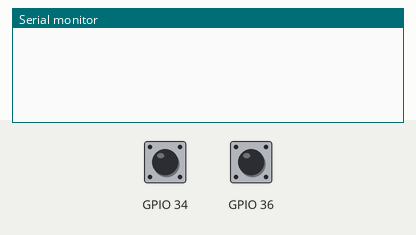
Bench run of a sketch on a simulated ESP32. Shown: the last lines printed to the serial monitor. The inputs (shaded band) are chosen by the test bench; at power-on: GPIO 34 HIGH, GPIO 36 HIGH. EEPROM starts erased.

Above: at 1.2 s.
1.3 s: GPIO 34 pulled LOW for 0.15 s
At 2.5 s:
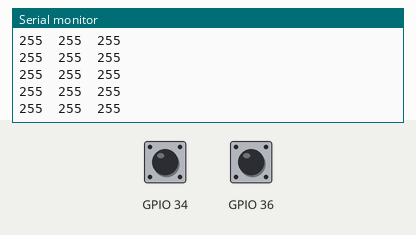
2.9 s: GPIO 36 pulled LOW for 0.15 s
At 3.9 s:
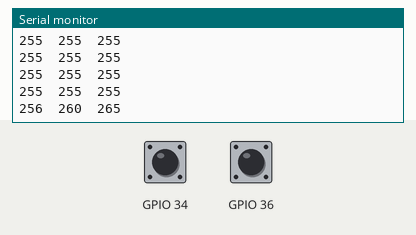
4.5 s: GPIO 34 pulled LOW for 1 s
At 6.6 s:
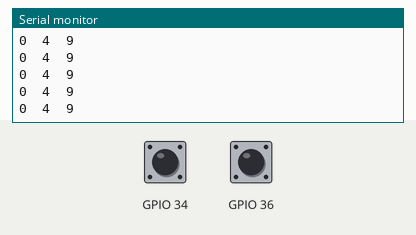
7.0 s: GPIO 36 pulled LOW for 1 s
At 8.6 s:
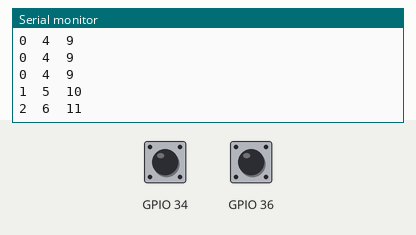
9.5 s: GPIO 34 driven LOW
At 10.2 s:
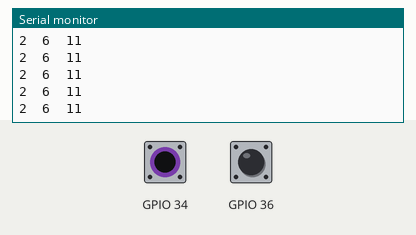
12.5 s: GPIO 36 pulled LOW for 3.2 s
At 13.9 s:
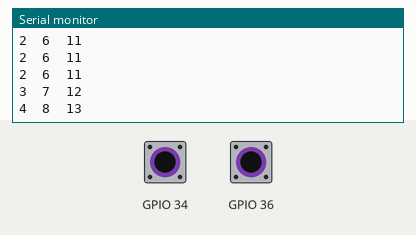
Timing chart, 0 to 15.5 s (numbered marks = the images above; inputs shaded):
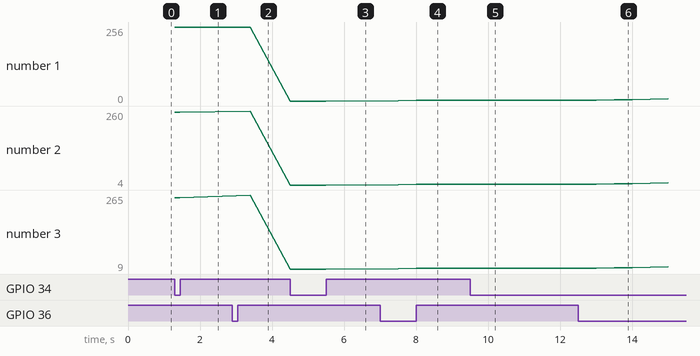

The sketch:

cara_akses_EEPROM.ino
```cpp
#include <EEPROM.h>
int address1 = 0;
int address2 = 1;
int address3 = 2;
int data1, data2, data3;
int val1, val2, val3;

void setup() {
  // put your setup code here, to run once:
  Serial.begin(9600);
  while(!Serial){;}
  pinMode(36, INPUT_PULLUP);
  pinMode(34, INPUT_PULLUP);
}

void loop() {
  // put your main code here, to run repeatedly:
  boolean tombol1 = digitalRead(36);
  boolean  tombol2 = digitalRead(34);

  if (tombol1 == 0){
    delay(500);
    data1++;
    data2 = data1 + 4;
    data3 = data1 + 9;
    Serial.print(data1);
    Serial.print("\t");
    Serial.print(data2);
    Serial.print("\t");
    Serial.println(data3);
    EEPROM.write(address1, data1);
    EEPROM.write(address2, data2);
    EEPROM.write(address3, data3);
  }
  else if(tombol2 == 0){
//    bisa kaya gini
//    val1 = EEPROM.read(address1);
//    val2 = EEPROM.read(address2);
//    Serial.print(val2);
//    Serial.print("\t");
//    Serial.println(val2);

//    atau bisa kaya gini
    data1 = EEPROM.read(address1);
    data2 = EEPROM.read(address2);
    data3 = EEPROM.read(address3);
    Serial.print(data1);
    Serial.print("\t");
    Serial.print(data2);
    Serial.print("\t");
    Serial.println(data3);
  }

}
```

Measured:
- after the input at 1.3 s, the serial monitor: prints a new line at once (image 1)
- after the input at 2.9 s, the serial monitor: prints a new line after 0.50 s (image 2)
- after the input at 4.5 s, the serial monitor: prints a new line at once (image 3)
- after the input at 7.0 s, the serial monitor: prints a new line after 0.50 s (image 4)
- after the input at 12.5 s, the serial monitor: prints a new line after 0.51 s (image 6)
- plotted number 1: 255 → 256 after the input at 2.9 s, 256 → 0 after the input at 4.5 s, 0 → 2 after the input at 7.0 s, 2 → 9 after the input at 12.5 s
- plotted number 2: 255 → 260 after the input at 2.9 s, 260 → 4 after the input at 4.5 s, 4 → 6 after the input at 7.0 s, 6 → 13 after the input at 12.5 s
- plotted number 3: 255 → 265 after the input at 2.9 s, 265 → 9 after the input at 4.5 s, 9 → 11 after the input at 7.0 s, 11 → 18 after the input at 12.5 s
